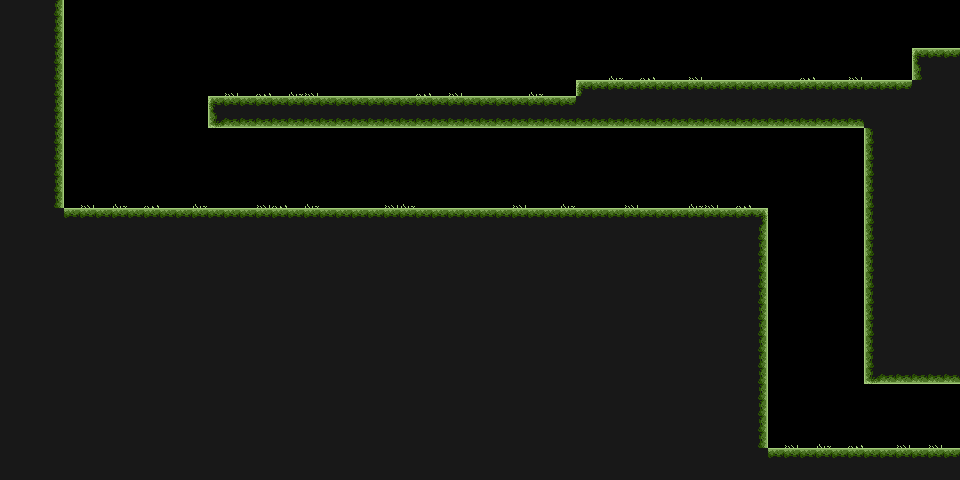

Tiled map render using the project's own tile images. Description and the map definition, with tile-layer contents summarised, below:
An orthogonal 60x30 tile map with 16x16 px tiles, 2 tile layers (collision, details) and 10 objects (2x EnemyPatrol, 2x Bush, playerSpawn, onTouch, EnemySniper, ...).

<map version="1.0" tiledversion="1.0.3" orientation="orthogonal" renderorder="right-down" width="60" height="30" tilewidth="16" tileheight="16" nextobjectid="48">
 <properties>
  <property name="collisionLayer" value="collision" />
  <property name="defaultLayers" value="collision" />
 </properties>
 <tileset firstgid="1" name="tileset" tilewidth="16" tileheight="16" tilecount="28" columns="7">
  <image source="tileset.png" width="112" height="64" />
  <tile id="13">
   <properties>
    <property name="destinyId" type="int" value="4" />
   </properties>
  </tile>
 </tileset>
 <layer name="collision" width="60" height="30">
  <data>[1800 cells, 1112 non-empty, 8 distinct tile ids]</data>
 </layer>
 <layer name="details" width="60" height="30">
  <data>[1800 cells, 32 non-empty, 3 distinct tile ids]</data>
 </layer>
 <objectgroup name="objects">
  <object id="38" name="playerSpawn" x="936" y="32" />
 </objectgroup>
 <objectgroup name="transfers">
  <object id="5" name="Transfer" type="onTouch" x="944" y="304" width="4" height="160">
   <properties>
    <property name="destinyId" type="int" value="2" />
    <property name="destinyX" type="int" value="1" />
    <property name="destinyY" type="int" value="3" />
    <property name="direction" value="right" />
   </properties>
  </object>
 </objectgroup>
 <objectgroup name="enemies">
  <object id="39" name="EnemyPatrol" type="EnemyPatrol" x="384" y="64" width="32" height="32">
   <properties>
    <property name="path" value="path2" />
    <property name="patrolStartRight" type="bool" value="true" />
    <property name="patrolTime" type="float" value="2" />
   </properties>
  </object>
  <object id="40" name="EnemyPatrol" type="EnemyPatrol" x="704" y="48" width="32" height="32">
   <properties>
    <property name="path" value="path1" />
    <property name="patrolStartRight" type="bool" value="true" />
    <property name="patrolTime" type="float" value="2" />
   </properties>
  </object>
  <object id="46" name="EnemySniper" type="EnemySniper" x="480" y="176" width="32" height="32">
   <properties>
    <property name="path" value="path3" />
    <property name="patrolStartRight" type="bool" value="true" />
   </properties>
  </object>
 </objectgroup>
 <objectgroup color="#005500" name="bushes">
  <object id="36" name="Bush" x="704" y="48" width="32" height="32" />
  <object id="37" name="Bush" x="384" y="64" width="32" height="32" />
 </objectgroup>
 <objectgroup name="paths">
  <object id="28" name="path1" x="608" y="64" width="239.333" height="2.66667" />
  <object id="29" name="path2" x="288" y="80" width="239.333" height="2.66667" />
  <object id="44" name="path3" x="208" y="192" width="464" height="2.66667" />
 </objectgroup>
</map>